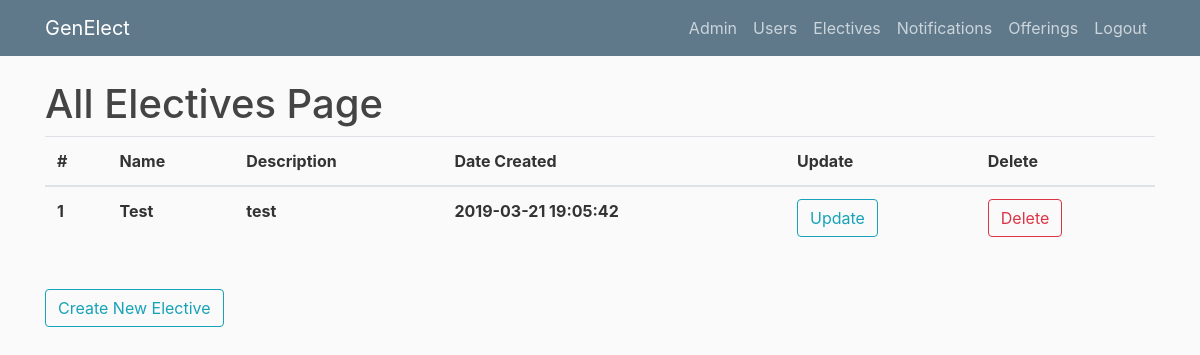
Page /allelectives (signed in) on the earlier database version.
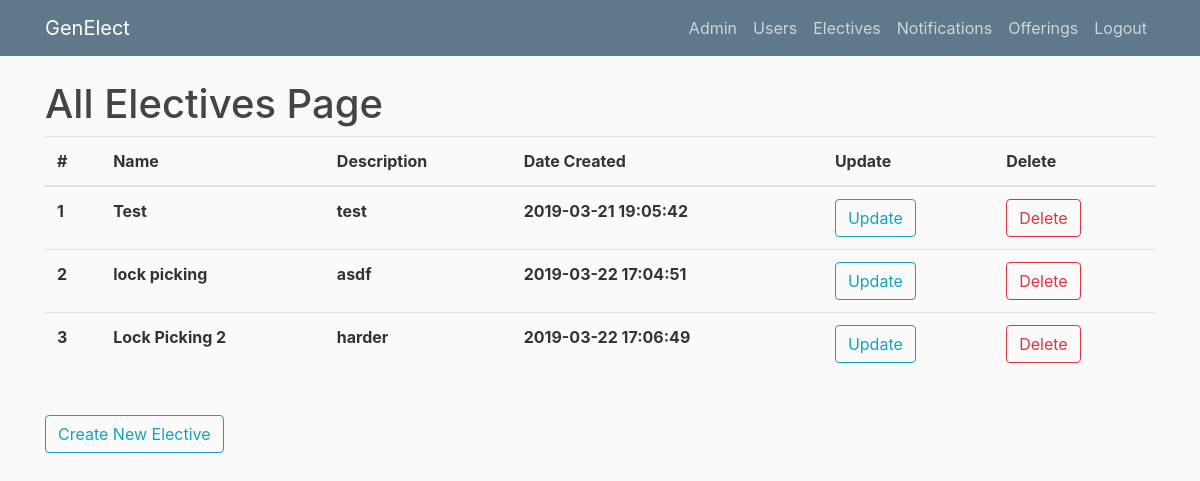
Same page on the later database version.
### genElect/models.py (models this page shows)
class Base(db.Model):
    __abstract__ = True
    id = db.Column(db.Integer, primary_key=True, autoincrement=True)
    date_created = db.Column(db.DateTime, default=db.func.current_timestamp())
    date_modified = db.Column(db.DateTime, default=db.func.current_timestamp(),
            onupdate=db.func.current_timestamp())

class Electives(Base):
    __tablename__ = 'electives'
    name = db.Column(db.String(100))
    description = db.Column(db.String(500))
    prerequisites = db.relationship('Prerequisites', backref='elective', lazy=True)
    offerings = db.relationship('Offerings', backref='elective', lazy=True)
    completed_users = db.relationship('Completions', backref='elective', lazy=True)
    can_retake = db.Column(db.Boolean)

### genElect/__init__.py (the view)
@app.route("/allelectives")
def allelectives():
    if current_user.is_authenticated and (current_user.role == "admin" or current_user.role == "instructor"):
        electives = Electives.query.all()
        return render_template('allelectives.html', electives=electives, title="Electives")
    else:
        return render_template('denied.html')

### genElect/__init__.py (called while the page is built)
@login_manager.user_loader
def load_user(user_id):
    return Users.query.get(int(user_id))

### genElect/templates/allelectives.html
{% extends "layout.html" %}
{% block content %}
    <h1>All Electives Page</h1>
	<table class="table">
	  <thead>
	    <tr>
	      <th scope="col">#</th>
	      <th scope="col">Name</th>
	      <th scope="col">Description</th>
	      <th scope="col">Date Created</th>
	      <th scope="col">Update</th>
	      <th scope="col">Delete</th>
	    </tr>
	  </thead>
	  <tbody>
	  	{% for elective in electives %}
	    <tr>
	      <th scope="row">{{elective.id}}</th>
	      <th scope="row">{{elective.name}}</th>
	      <th scope="row">{{elective.description}}</th>
	      <th scope="row">{{elective.date_created}}</th>
	      <th scope="row"><button type="button" onclick="window.location.href = '/editelective/{{elective.id}}'" class="btn btn-outline-info">Update</button></th>
	      <th scope="row"><button type="button" onclick="window.location.href = '/deleteelective/{{elective.id}}'" class="btn btn-outline-danger">Delete</button></th>
	    </tr>
	    {% endfor %}
	  </tbody>
	</table>
    <br><button type="button" onclick="window.location.href = '/createelective'" class="btn btn-outline-info">Create New Elective</button>
{% endblock content %}

Differences in the rows shown:
added Electives: id "2", name "lock picking", description "asdf", date_created "2019-03-22 17:04:51"
added Electives: id "3", name "Lock Picking 2", description "harder", date_created "2019-03-22 17:06:49"
